Frame 1 (no input): blank canvas, image omitted
Frame 60 (no input): blank canvas, image omitted
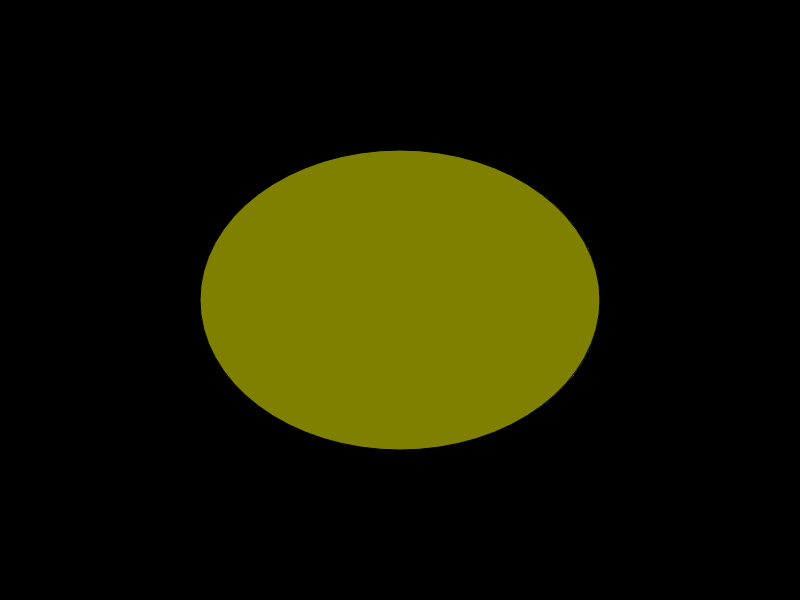
Frame 120 (the mouse pressed at the canvas centre since frame 60)

The p5.js sketch whose frames 1 and 60 were blank and that drew this single picture after the mouse press (run headless with seeded random() and noise() and a simulated clock; from frame 60 on, the mouse is pressed at the canvas centre):

// p5.js sketch
// ── sketch.js
// this is a comment

/*
all this stuff
      is also
          a
              comment
*/

function setup() {
  createCanvas(800, 600); // width and height in pixels
  background(0); // background color
}

function draw() {
  // color in p5.js:
  // if you use ONE (1) number, it's just
  //      dark to light (0-255)
  // if you use THREE (3) numbers, it's
  //      red, green, blue (0-255 for each)
  // if you use FOUR (4) numbers, it's
  //      red, green, blue, alpha (0-255 for each)
  fill(mouseX/width*255, mouseY/height*255, 0); // foreground color (RGB)
  
  // console.log(mouseX); // print this out!
  
  ellipse(mouseX, mouseY, mouseX, mouseY); // draw
  
  fill(255);
  //rect(255, 255, 10, 10);
  
}
